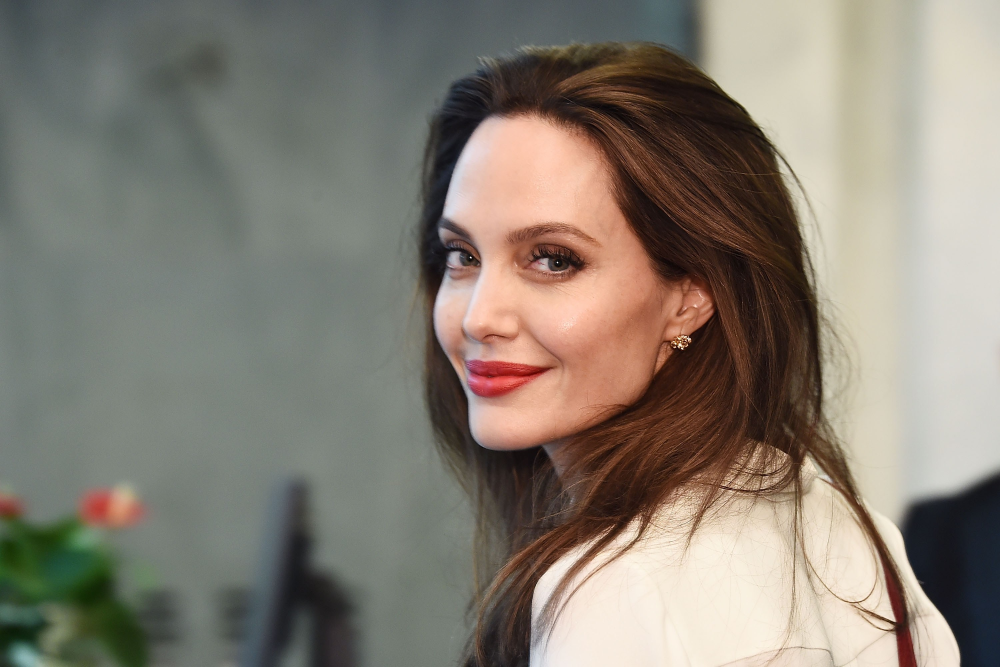
#> input picture Model/Image_dataset/Angelina_Jolie/%2Fmethode%2Ftimes%2Fprod%2Fweb%2Fbin%2F4da525de-3cbb-11ec-9bef-aa3112940013.jpg, 3000 x 2000 px (shown at 1/3 size); its folder holds only this picture in this run
$ python Face_Recognition_Model.py
#> lines starting #> are read from the running program, lines starting #| are printed output that depends on the picture
# -*- coding: utf-8 -*-
"""
Created on Tue Oct 24 13:02:14 2023

@author: akshay
"""
import os
import numpy as np
import cv2
import matplotlib
from matplotlib import pyplot as plt
import shutil
import pywt

face_cascade = cv2.CascadeClassifier('./opencv/haarcascades/haarcascade_frontalface_default.xml')
eye_cascade = cv2.CascadeClassifier('./opencv/haarcascades/haarcascade_eye.xml')


#definition to take a image and return cropped image
def get_cropped_image_if_2_eyes(image_path):
    img = cv2.imread(image_path)
    if img is None:
        return None
        print(f'image not found: {image_path}')
    else:
        gray = cv2.cvtColor(img, cv2.COLOR_BGR2GRAY)
        faces = face_cascade.detectMultiScale(gray, 1.3, 5)
        for (x,y,w,h) in faces:
            roi_gray = gray[y:y+h, x:x+w]
            roi_color = img[y:y+h, x:x+w]
            eyes = eye_cascade.detectMultiScale(roi_gray)
            if len(eyes) >= 2:
                return roi_color

path_to_data = "./Image_dataset/"
path_to_cr_data = "./Image_dataset/cropped/"

img_dirs = []

for entry in os.scandir(path_to_data):
    if entry.is_dir():
        img_dirs.append(entry.path)
#> pass 2 of the loop `for entry in os.scandir(path_to_data):`:

if os.path.exists(path_to_cr_data):
     shutil.rmtree(path_to_cr_data)
os.mkdir(path_to_cr_data)

cropped_image_dirs = []
celebrity_file_names_dict = {}

for img_dir in img_dirs:
    count = 1
    celebrity_name = img_dir.split('/')[-1]
    celebrity_file_names_dict[celebrity_name] = []
    for entry in os.scandir(img_dir):
        roi_color = get_cropped_image_if_2_eyes(entry.path)
#> in get_cropped_image_if_2_eyes, img is the input picture: shape (2000, 3000, 3); mean B, G, R 115.9, 126.8, 134
#> in get_cropped_image_if_2_eyes, `gray = cv2.cvtColor(img, cv2.COLOR_BGR2GRAY)`:
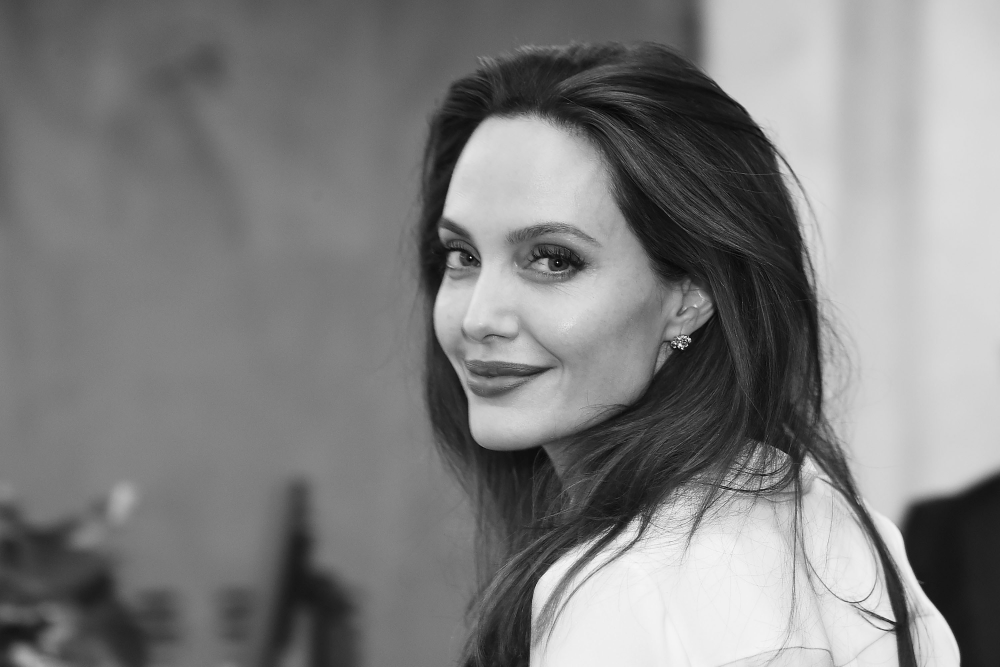
#> gray: shape (2000, 3000) (shown at 1/3 size); min 0, max 255, mean 127.7
#> in get_cropped_image_if_2_eyes, `faces = face_cascade.detectMultiScale(gray, 1.3, 5)`: faces = [[1105, 425, 908, 908]]
#> the loop in get_cropped_image_if_2_eyes, `for (x,y,w,h) in faces:` made 1 pass
#> pass 1, in get_cropped_image_if_2_eyes, `roi_gray = gray[y:y+h, x:x+w]`:
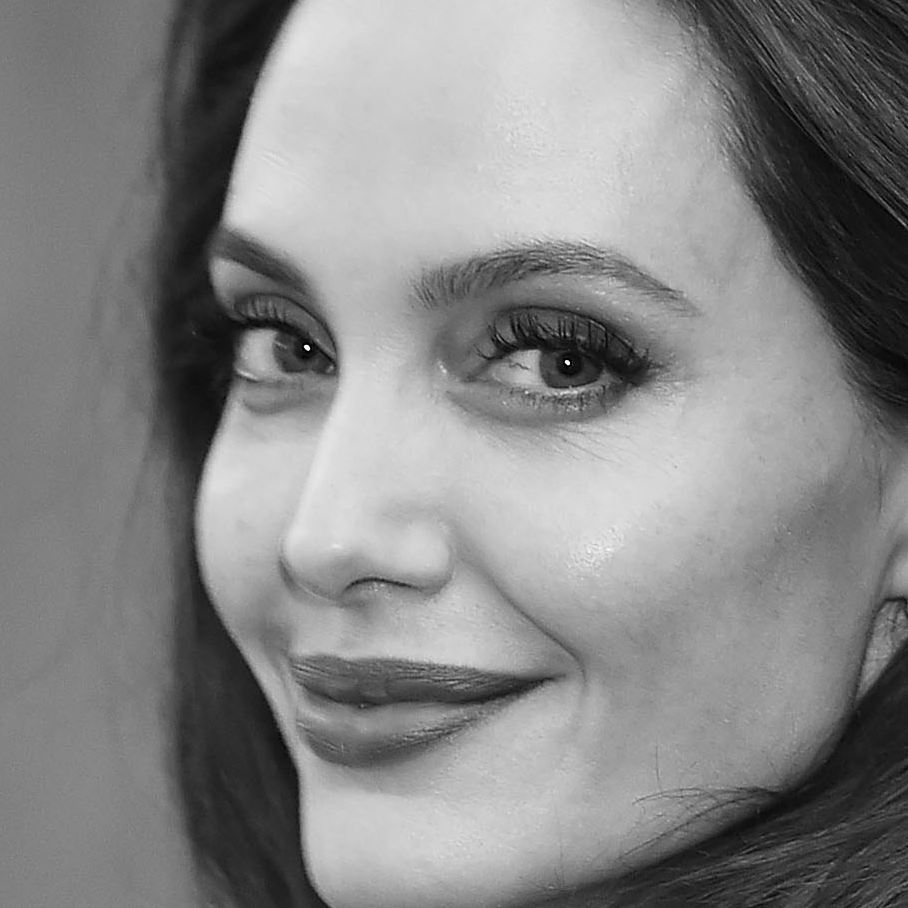
#> roi_gray: shape (908, 908); min 0, max 255, mean 133.6
#> pass 1, in get_cropped_image_if_2_eyes, `roi_color = img[y:y+h, x:x+w]`:
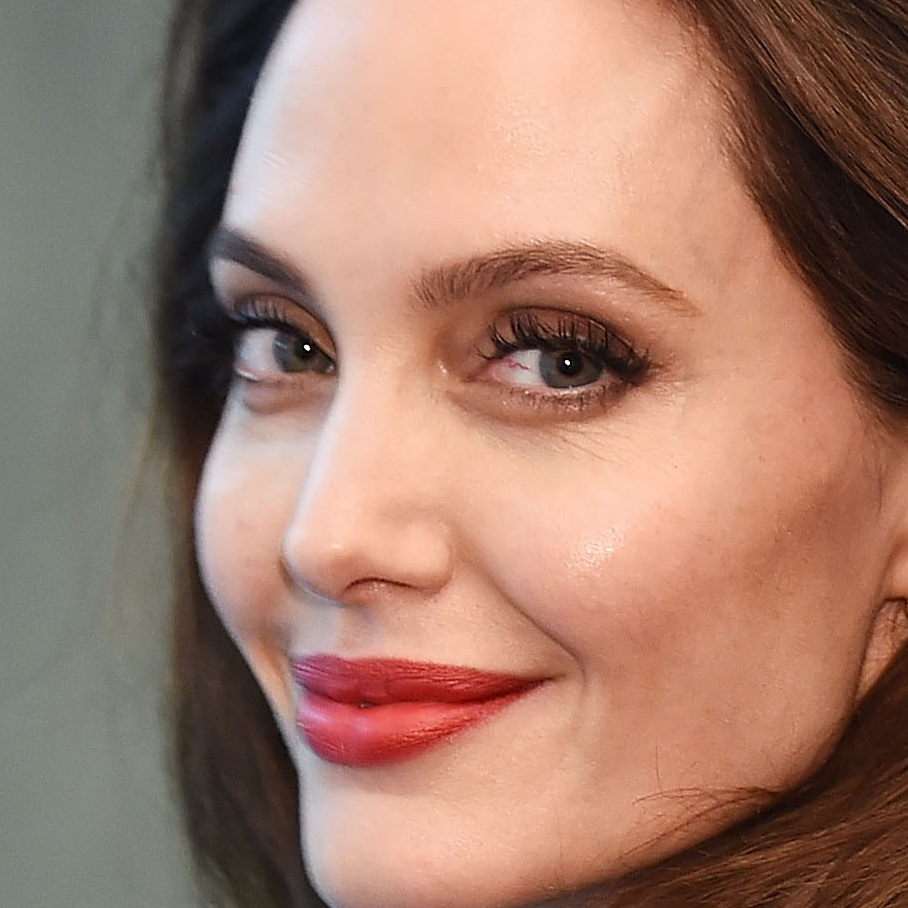
#> roi_color: shape (908, 908, 3); mean B, G, R 108.3, 124.3, 161.4
        if roi_color is not None:
            cropped_folder = path_to_cr_data + celebrity_name
            if not os.path.exists(cropped_folder):
                os.makedirs(cropped_folder)
                cropped_image_dirs.append(cropped_folder)
                print("Generating cropped images in folder: ",cropped_folder)
            cropped_file_name = celebrity_name + str(count) + ".png"
            cropped_file_path = cropped_folder + "/" + cropped_file_name
            cv2.imwrite(cropped_file_path, roi_color)
            celebrity_file_names_dict[celebrity_name].append(cropped_file_path)
            count += 1
#> pass 2 of the loop `for img_dir in img_dirs:`:
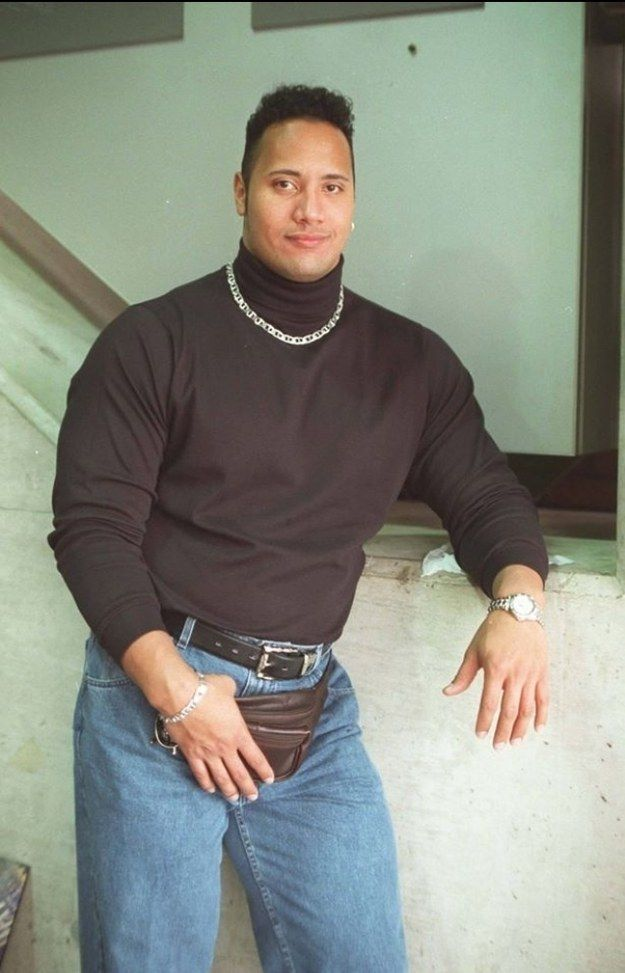
#> input picture Model/Image_dataset/Dwane_Jhonson/091bfa27a5dc373dc6b58a263a4f0897.jpg, 625 x 973 px
#> in get_cropped_image_if_2_eyes, img is the input picture: shape (973, 625, 3); mean B, G, R 128.9, 139.2, 135.4
#> in get_cropped_image_if_2_eyes (call 2), `gray = cv2.cvtColor(img, cv2.COLOR_BGR2GRAY)`:
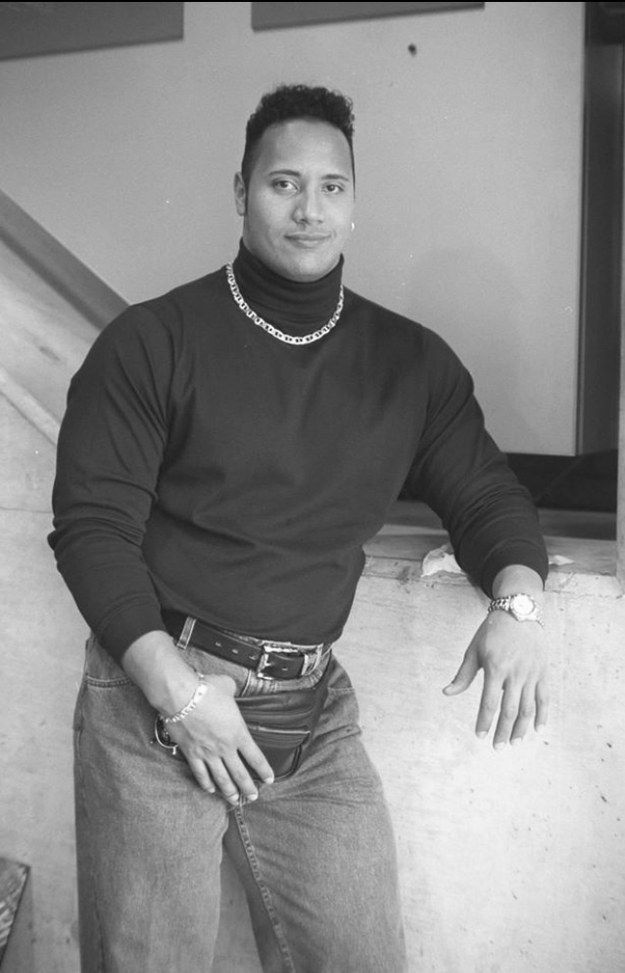
#> gray: shape (973, 625); min 0, max 255, mean 136.9
#> faces = [[243, 137, 127, 127]]
#> the loop in get_cropped_image_if_2_eyes, `for (x,y,w,h) in faces:` made 1 pass
#> (x, y, w, h, eyes) on pass 1: (243, 137, 127, 127, [[71, 34, 32, 32], [21, 27, 40, 40]])
#> pass 1, in get_cropped_image_if_2_eyes (call 2), `roi_color = img[y:y+h, x:x+w]`:
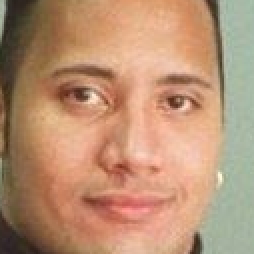
#> roi_color: shape (127, 127, 3) (shown 2 times larger); mean B, G, R 115.2, 144.5, 185


celebrity_file_names_dict = {}
for img_dir in cropped_image_dirs:
    celebrity_name = img_dir.split('/')[-1]
    file_list = []
    for entry in os.scandir(img_dir):
        file_list.append(entry.path)
    celebrity_file_names_dict[celebrity_name] = file_list
celebrity_file_names_dict

class_dict = {}
count = 0
for celebrity_name in celebrity_file_names_dict.keys():
    class_dict[celebrity_name] = count
    count = count + 1
class_dict
#%%
def w2d(img, mode='haar', level=1):
    imArray = img
    #Datatype conversions
    #convert to grayscale
    imArray = cv2.cvtColor( imArray,cv2.COLOR_RGB2GRAY )
    #convert to float
    imArray =  np.float32(imArray)
    imArray /= 255;
    # compute coefficients
    coeffs=pywt.wavedec2(imArray, mode, level=level)

    #Process Coefficients
    coeffs_H=list(coeffs)
    coeffs_H[0] *= 0;

    # reconstruction
    imArray_H=pywt.waverec2(coeffs_H, mode);
    imArray_H *= 255;
    imArray_H =  np.uint8(imArray_H)

    return imArray_H

X, y = [], []
for celebrity_name, training_files in celebrity_file_names_dict.items():
    for training_image in training_files:
        img = cv2.imread(training_image)
        if img is None:
            print(f'Image not found: {img}')
        else:
            scalled_raw_img = cv2.resize(img, (32, 32))
            img_har = w2d(img,'db1',5)
            scalled_img_har = cv2.resize(img_har, (32, 32))
            combined_img = np.vstack((scalled_raw_img.reshape(32*32*3,1),scalled_img_har.reshape(32*32,1)))
            X.append(combined_img)
            y.append(class_dict[celebrity_name])

X = np.array(X).reshape(len(X),4096).astype(float)
#%%
from sklearn.preprocessing import StandardScaler
from sklearn.model_selection import train_test_split
from sklearn import svm
from sklearn.ensemble import RandomForestClassifier
from sklearn.linear_model import LogisticRegression
from sklearn.pipeline import make_pipeline
from sklearn.model_selection import GridSearchCV

#> (the run stopped early here; a loop or call above may not have finished)
